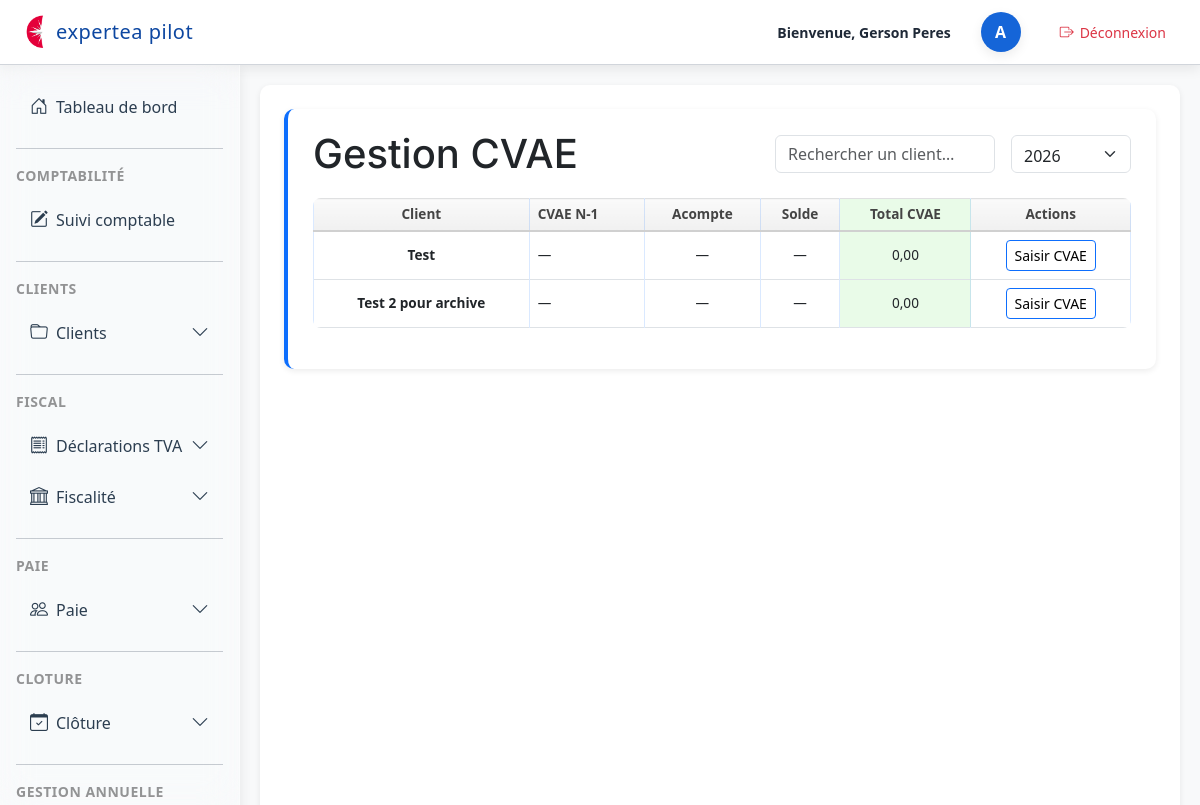
The page /dossiers/cvae/gestion/2/ (signed in) on the database its author committed.
### dossiers/models.py (models this page shows, shortened)
class ClientModuleFiscal(models.Model):
    client = models.ForeignKey(Client, on_delete=models.CASCADE)
    module = models.ForeignKey(ModuleFiscal, on_delete=models.CASCADE)
    annee = models.ForeignKey(AnneeFiscale, on_delete=models.CASCADE)
    class Meta:
        unique_together = ("client", "module", "annee")

class Client(models.Model):
    REGIME_IMPOSITION_CHOICES = [
        ('IS', 'IS'),
        ('IR', 'IR'),
        ("RS", "Réel simplifié"),
        ("RN", "Réel normal"),
        ("MICRO", "Micro"),
        ("IR_CRL", "IR (CRL)"),
    ]
    REGIME_TVA_CHOICES = [
        ('CA3M', 'CA3 mensuelle'),
        ('CA3T', 'CA3 trimestrielle'),
        ('CA12', 'CA12'),
        ('FRANCHISE', 'Franchise'),
        ('EXO', 'Exonéré'),
    ]
    PERIODICITE_CHOICES = [
        ('MENSUEL', 'Mensuel'),
        ('TRIMESTRIEL', 'Trimestriel'),
        ('ANNUEL', 'Annuel'),
        ('REGULIER', 'Régulier'),
    ]
    user = models.OneToOneField(
        User,
        on_delete=models.CASCADE,
        null=True,
        blank=True,
        help_text="Utilisateur associé à ce client"
    )
    numero = models.IntegerField(null=True, blank=True)
    nom = models.CharField(max_length=255)
    forme_juridique = models.CharField(max_length=50)
    regime_imposition = models.CharField(
        max_length=20,
        choices=REGIME_IMPOSITION_CHOICES,
        null=True,
        blank=True
    )
    date_cloture = models.CharField(max_length=10, blank=True, null=True)
    regime_tva = models.CharField(
        max_length=20,
        choices=REGIME_TVA_CHOICES
    )
    periodicite = models.CharField(
        max_length=20,
        choices=PERIODICITE_CHOICES,
        null=True,
        blank=True,
        verbose_name="Périodicité de la saisie",
    )
    jour_echeance_tva = models.PositiveSmallIntegerField(
        blank=True,
        null=True,
        help_text="Jour du mois pour l'échéance TVA (1 à 31)"
    )
    commentaires = models.TextField(blank=True)
    archive = models.BooleanField(default=False)
    module_saisie = models.BooleanField(default=False, verbose_name="Saisie comptable")
    module_tva = models.BooleanField(default=False)
    module_cfe = models.BooleanField(default=False, verbose_name="CFE")
    module_cvae = models.BooleanField(default=False, verbose_name="CVAE")
    module_tvs = models.BooleanField(default=False, verbose_name="TVS")
    module_cloture = models.BooleanField(default=False, verbose_name="Clôture")
    module_dividendes = models.BooleanField(default=False, verbose_name="Dividendes")
    module_social = models.BooleanField(default=False, verbose_name="Social")
    module_ir = models.BooleanField(default=False, verbose_name="IR personnel")
    module_suivi_mission = models.BooleanField(default=False, verbose_name="Suivi mission et LAB")
    module_paie = models.BooleanField(default=False, verbose_name="Module Paie")

class CVAEDeclaration(models.Model):
    client_module = models.OneToOneField(
        ClientModuleFiscal,
        on_delete=models.CASCADE,
        related_name="cvae_declaration"
    )
    cvae_n_1 = models.DecimalField(max_digits=10, decimal_places=2, default=0)
    acompte_cvae = models.DecimalField(max_digits=10, decimal_places=2, default=0)
    statut_acompte_cvae = models.CharField(max_length=20, blank=True, null=True)
    solde_cvae = models.DecimalField(max_digits=10, decimal_places=2, default=0)
    statut_solde_cvae = models.CharField(max_length=20, blank=True, null=True)
    commentaire_plus_1500 = models.TextField(blank=True, null=True)
    def total_cvae(self):
        return (self.acompte_cvae or 0) + (self.solde_cvae or 0)

### dossiers/views.py (the view)
# urls.py: path("cvae/gestion/<int:annee_id>/", views.cvae_gestion, name="cvae_gestion"),
@login_required
def cvae_gestion(request, annee_id):
    annee = get_object_or_404(AnneeFiscale, id=annee_id)
    annees = AnneeFiscale.objects.all().order_by("-annee")
    cms = (
        ClientModuleFiscal.objects
        .filter(annee=annee, module__nom="CVAE")
        .select_related("client", "annee")
        .prefetch_related("cvae_declaration")
    )
    for cm in cms:
        if not hasattr(cm, "cvae_declaration"):
            cm.cvae_declaration, _ = CVAEDeclaration.objects.get_or_create(client_module=cm)
    return render(request, "cvae/cvae_gestion.html", {
        "annee": annee,
        "annees": annees,
        "cms": cms,
    })

### dossiers/templates/cvae/cvae_gestion.html (shortened to what this page needs)
{% extends "base.html" %}
{% block content %}
<section class="section">
    <div class="d-flex justify-content-between align-items-center mb-4">
        <h1 class="m-0" style="line-height: 1;">Gestion CVAE</h1>
        <div class="d-flex align-items-center gap-3">
            <input type="text"
                   id="searchInput"
                   class="form-control"
                   placeholder="Rechercher un client…"
                   style="width: 220px; height: 38px;">
            <form method="GET" class="m-0">
                <select name="annee"
                        class="form-select py-2"
                        style="width: 120px; height: 38px;"
                        onchange="this.form.submit()">
                    {% for a in annees %}
                        <option value="{{ a.annee }}" {% if a.annee == annee.annee %}selected{% endif %}>
                            {{ a.annee }}
                        </option>
                    {% endfor %}
                </select>
            </form>
        </div>
    </div>
    <table class="table table-bordered align-middle mt-4">
        <thead class="table-light">
            <tr>
                <th>Client</th>
                <th>CVAE N‑1</th>
                <th>Acompte</th>
                <th>Solde</th>
                <th style="background:#e9fbe8;">Total CVAE</th>
                <th>Actions</th>
            </tr>
        </thead>
        <tbody>
        {% for cm in cms %}
            {% with decl=cm.cvae_declaration %}
            <tr>
                <td><strong>{{ cm.client.nom }}</strong></td>
                <td>{{ decl.cvae_n_1|default:"—" }}</td>
                <td>
                    {{ decl.acompte_cvae|default:"—" }}
                </td>
                <td>
                    {{ decl.solde_cvae|default:"—" }}
                </td>
                <td style="background:#e9fbe8;">
                    {{ decl.total_cvae|floatformat:2 }}
                </td>
                <td>
                    <a href="{% url 'cvae_saisie' cm.id %}" class="btn btn-sm btn-outline-primary">
                        Saisir CVAE
                    </a>
                </td>
            </tr>
            {% endwith %}
        {% endfor %}
        </tbody>
    </table>
</section>
{% endblock %}

### dossiers/templates/base.html (shortened to what this page needs)
<!DOCTYPE html>
<html lang="fr">
<head>
    {% load static %}
    <link rel="stylesheet" href="{% static 'css/base.css' %}">
    <link rel="stylesheet" href="{% static 'css/dashboard.css' %}">
    <link rel="stylesheet"
          href="https://cdn.jsdelivr.net/npm/bootstrap@5.3.0/dist/css/bootstrap.min.css">
    <link rel="stylesheet"
      href="https://cdn.jsdelivr.net/npm/bootstrap-icons@1.11.3/font/bootstrap-icons.css">
</head>
<body class="bg-light">
<header class="top-header">
    <div class="header-left">
        <img src="{% static 'img/logo.png' %}" alt="Logo" class="header-logo">
        <span class="header-title">expertea pilot</span>
    </div>
    <div class="header-right">
        <span class="welcome-text">Bienvenue, {{request.user.get_full_name }}</span>
        <div class="avatar-circle d-flex justify-content-center align-items-center"
             style="width:40px; height:40px; border-radius:50%; background:#1565d8; color:white; font-weight:600; margin-left:15px;">
            {{ user.username|first|upper }}
        </div>
<a href="{% url 'logout' %}"
   class="btn btn-sm d-flex align-items-center"
   style="margin-left: 15px; background:white; color:#dc3545; border-radius:12px;">
    <i class="bi bi-box-arrow-right" style="margin-right:6px;"></i>
    Déconnexion
</a>
    </div>
</header>
<div class="layout-container d-flex w-100">
    <div class="sidebar-column position-relative d-flex flex-column">
        <aside id="sidebar" class="sidebar p-3">
            <nav class="nav flex-column">
<a class="nav-link d-flex align-items-center gap-2 {% if request.resolver_match.url_name == 'dashboard' %}active{% endif %}"
   href="{% url 'user_space' %}">
    <i class="bi bi-house-door"></i>
    <span class="sidebar-text">Tableau de bord</span>
</a>
                <hr class="sidebar-separator my-3 opacity-25">
                <div class="sidebar-section-title text-uppercase small opacity-75 mb-2">
                    Comptabilité
                </div>
                <a class="nav-link text-white d-flex align-items-center gap-2 {% if request.resolver_match.url_name == 'liste_suivi_comptable' %}active{% endif %}"
                   href="{% url 'liste_suivi_comptable' %}">
                    <i class="bi bi-pencil-square"></i>
                    <span class="sidebar-text">Suivi comptable</span>
                </a>
                <hr class="sidebar-separator my-3 opacity-25">
                <div class="sidebar-section-title text-uppercase small opacity-75 mb-2">
                    CLIENTS
                </div>
                <div class="nav-item">
                    <a class="nav-link text-white d-flex align-items-center gap-2"
                       data-bs-toggle="collapse"
                       href="#menuCLIENTS"
                       role="button"
                       aria-expanded="false"
                       aria-controls="menuCLIENTS">
                        <i class="bi bi-folder"></i>
                        <span class="sidebar-text">Clients</span>
                        <i class="bi bi-chevron-down ms-auto small"></i>
                    </a>
                </div>
                <hr class="sidebar-separator my-3 opacity-25">
                <div class="sidebar-section-title text-uppercase small opacity-75 mb-2">
                    FISCAL
                </div>
                <div class="nav-item">
                    <a class="nav-link text-white d-flex align-items-center gap-2"
                       data-bs-toggle="collapse"
                       href="#menuTVA"
                       role="button"
                       aria-expanded="false"
                       aria-controls="menuTVA">
                        <i class="bi bi-receipt"></i>
                        <span class="sidebar-text">Déclarations TVA</span>
                        <i class="bi bi-chevron-down ms-auto small"></i>
                    </a>
                </div>
		<div class="nav-item">
		    <a class="nav-link text-white d-flex align-items-center gap-2"
		       data-bs-toggle="collapse"
		       href="#menuFISCAL"
		       role="button"
		       aria-expanded="false"
		       aria-controls="menuFISCAL">
		        <i class="bi bi-bank"></i>
		        <span class="sidebar-text">Fiscalité</span>
		        <i class="bi bi-chevron-down ms-auto small"></i>
		    </a>
</div>
		<hr class="sidebar-separator my-3 opacity-25">
		<div class="sidebar-section-title text-uppercase small opacity-75 mb-2">
		    Paie
		</div>
		<div class="nav-item">
		    <a class="nav-link text-white d-flex align-items-center gap-2"
		       data-bs-toggle="collapse"
		       href="#menuPAIE"
		       role="button"
		       aria-expanded="false"
		       aria-controls="menuPAIE">
		        <i class="bi bi-people"></i>
		        <span class="sidebar-text">Paie</span>
		        <i class="bi bi-chevron-down ms-auto small"></i>
		    </a>
    </div>
<hr class="sidebar-separator my-3 opacity-25">
<div class="sidebar-section-title text-uppercase small opacity-75 mb-2">
    CLOTURE
</div>
<div class="nav-item">
    <a class="nav-link text-white d-flex align-items-center gap-2"
       data-bs-toggle="collapse"
       href="#menuCLOTURE"
       role="button"
       aria-expanded="false"
       aria-controls="menuCLOTURE">
        <i class="bi bi-calendar-check"></i>
        <span class="sidebar-text">Clôture</span>
        <i class="bi bi-chevron-down ms-auto small"></i>
    </a>
</div>
		<hr class="sidebar-separator my-3 opacity-25">
		<div class="sidebar-section-title text-uppercase small opacity-75 mb-2">
		    Gestion Annuelle
		</div>
            </nav>
        </aside>
    </div>
    <main class="flex-grow-1 p-4">
        {% block content %}
        {% endblock %}
    </main>
</div>
</body>
</html>

### rows shown on the page
ClientModuleFiscal: client.nom "Test", cvae_declaration.cvae_n_1 "—", cvae_declaration.acompte_cvae "—", cvae_declaration.solde_cvae "—", cvae_declaration.total_cvae "0,00"
ClientModuleFiscal: client.nom "Test 2 pour archive", cvae_declaration.cvae_n_1 "—", cvae_declaration.acompte_cvae "—", cvae_declaration.solde_cvae "—", cvae_declaration.total_cvae "0,00"

### other values the page prints
{{ request.user.get_full_name }} "Gerson Peres"
{{ user.username|first|upper }} "A"
form field annee "2026"
